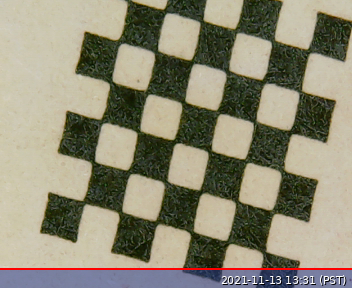
#> input picture calibration/images/z_50mm/calib_1.jpg, 352 x 288 px, found by its file name
$ python test_undistort.py
#> lines starting #> are read from the running program, lines starting #| are printed output that depends on the picture
### calibration/camera_calib.py
import cv2
import numpy as np
import pathlib


# [46 lines left out: functions calibrate_chessboard, save_coefficients, not called in this run]

def load_coefficients(path):
    '''Loads camera matrix and distortion coefficients.'''
    # FILE_STORAGE_READ
    cv_file = cv2.FileStorage(path, cv2.FILE_STORAGE_READ)

    # note we also have to specify the type to retrieve other wise we only get a
    # FileNode object back instead of a matrix
    camera_matrix = cv_file.getNode('K').mat()
    dist_matrix = cv_file.getNode('D').mat()

    cv_file.release()
    return [camera_matrix, dist_matrix]

### calibration/test_undistort.py
from camera_calib import load_coefficients
import cv2

# Load coefficients
mtx, dist = load_coefficients('calibration_chessboard.yml')
original = cv2.imread('/home/pi/duckweed/calibration/images/z_50mm/calib_1.jpg')
#> original is the input picture: shape (288, 352, 3); mean B, G, R 115.7, 136.9, 140.8
dst = cv2.undistort(original, mtx, dist, None, None)
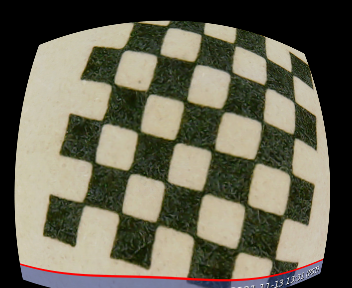
#> dst: shape (288, 352, 3); mean B, G, R 82.1, 99.5, 102.5
cv2.imwrite('undist.jpg', dst)

$ run again, with calibration/images/z_50mm/calib_2.jpg copied over calibration/images/z_50mm/calib_1.jpg
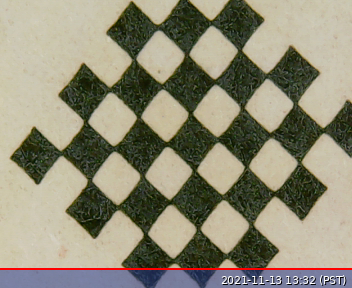
#> input picture calibration/images/z_50mm/calib_2.jpg, 352 x 288 px, found by its file name
#> original is the input picture: shape (288, 352, 3); mean B, G, R 117.1, 138.3, 142.1
#> `dst = cv2.undistort(original, mtx, dist, None, None)`:
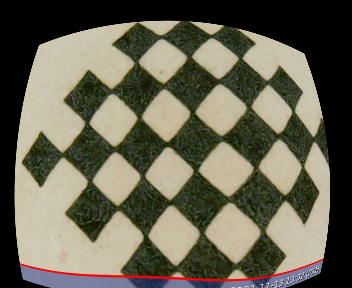
#> dst: shape (288, 352, 3); mean B, G, R 81.9, 99.3, 102.1

$ run again, with calibration/images/z_50mm/calib_3.jpg copied over calibration/images/z_50mm/calib_1.jpg
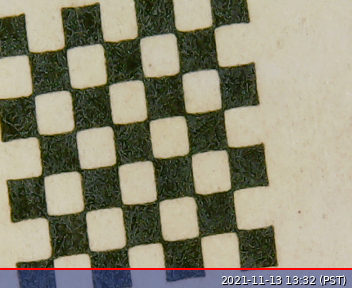
#> input picture calibration/images/z_50mm/calib_3.jpg, 352 x 288 px, found by its file name
#> original is the input picture: shape (288, 352, 3); mean B, G, R 117.3, 138.3, 141.9
#> `dst = cv2.undistort(original, mtx, dist, None, None)`:
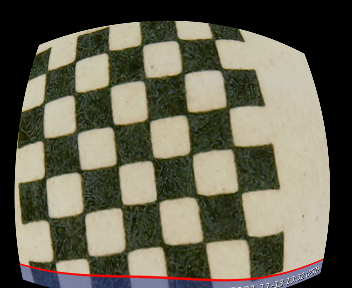
#> dst: shape (288, 352, 3); mean B, G, R 82.1, 99.2, 102

$ run again, with calibration/images/z_50mm/calib_4.jpg copied over calibration/images/z_50mm/calib_1.jpg
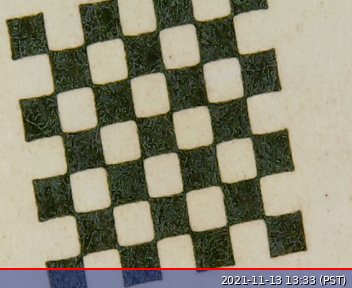
#> input picture calibration/images/z_50mm/calib_4.jpg, 352 x 288 px, found by its file name
#> original is the input picture: shape (288, 352, 3); mean B, G, R 117.6, 138.3, 141.9
#> `dst = cv2.undistort(original, mtx, dist, None, None)`:
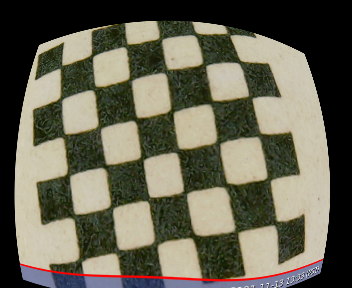
#> dst: shape (288, 352, 3); mean B, G, R 82, 98.9, 101.6
